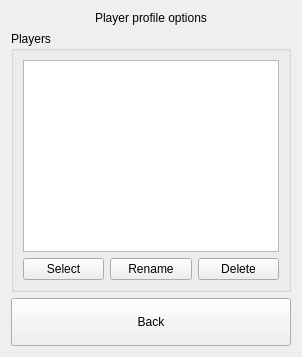
  <widget class="QWidget" name="page_6">
   <layout class="QGridLayout" name="gridLayout_6">
    <item row="0" column="0">
     <widget class="QLabel" name="label_8">
      <property name="text">
       <string>Player profile options</string>
      </property>
      <property name="alignment">
       <set>Qt::AlignCenter</set>
      </property>
     </widget>
    </item>
    <item row="1" column="0">
     <widget class="QGroupBox" name="gbPlayersList">
      <property name="title">
       <string>Players</string>
      </property>
      <layout class="QGridLayout" name="gridLayout_4">
       <item row="0" column="0" colspan="3">
        <widget class="QListWidget" name="lwPlayersList"/>
       </item>
       <item row="1" column="0">
        <widget class="QPushButton" name="bProfileSelect">
         <property name="cursor">
          <cursorShape>PointingHandCursor</cursorShape>
         </property>
         <property name="text">
          <string>Select</string>
         </property>
        </widget>
       </item>
       <item row="1" column="1">
        <widget class="QPushButton" name="bProfileRename">
         <property name="cursor">
          <cursorShape>PointingHandCursor</cursorShape>
         </property>
         <property name="text">
          <string>Rename</string>
         </property>
        </widget>
       </item>
       <item row="1" column="2">
        <widget class="QPushButton" name="bProfileDelete">
         <property name="cursor">
          <cursorShape>PointingHandCursor</cursorShape>
         </property>
         <property name="text">
          <string>Delete</string>
         </property>
        </widget>
       </item>
      </layout>
     </widget>
    </item>
    <item row="2" column="0">
     <widget class="QPushButton" name="bProfileBack">
      <property name="sizePolicy">
       <sizepolicy hsizetype="Expanding" vsizetype="Fixed">
        <horstretch>0</horstretch>
        <verstretch>0</verstretch>
       </sizepolicy>
      </property>
      <property name="minimumSize">
       <size>
        <width>0</width>
        <height>48</height>
       </size>
      </property>
      <property name="maximumSize">
       <size>
        <width>16777215</width>
        <height>65</height>
       </size>
      </property>
      <property name="cursor">
       <cursorShape>PointingHandCursor</cursorShape>
      </property>
      <property name="text">
       <string>Back</string>
      </property>
     </widget>
    </item>
   </layout>
  </widget>
